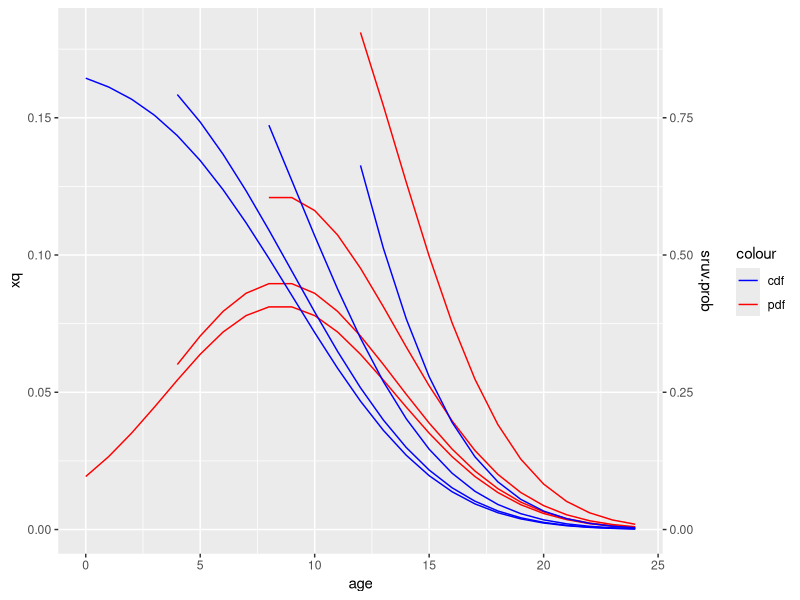

The R script that drew this image:
## ---- chunk 1
knitr::opts_chunk$set(echo = F, incluse = F, warning=FALSE, message=FALSE)

LoadPackages <- function(pkg){
  new.pkg <- pkg[!(pkg %in% installed.packages()[, "Package"])]
  if (length(new.pkg)) 
    install.packages(new.pkg, dependencies = TRUE)
  sapply(pkg, require, character.only = TRUE)
}

LoadPackages(c("dplyr", "ggplot2"))

## ---- chunk 2
m <- 10
h <- 0:50
sd <- 5

#life.table.tmp <-
i <- rbind(
  data.frame(Start = 0, age = 0 + h) %>%
    mutate(Rt = 1- pnorm(q = age, mean = m, sd = sd )) %>%
    mutate(Ft = 1- Rt) %>%
    mutate(ft = lead(Ft) - Ft) %>%
    mutate(zt = ft / Rt) %>%
    mutate(px = 1- zt) %>% # survival probebility
    filter(!is.na(zt)) %>%
    mutate(kpx = cumprod(px )) %>% # possibility of the asset surviving this year 
    arrange(- age) %>% mutate(E = cumsum(kpx)) %>% arrange(age) %>%# life time expectency
    mutate(xq = kpx - lead(kpx)),
  
  data.frame(Start = 4, age = 4 + h) %>%
    mutate(Rt = 1- pnorm(q = age, mean = m, sd = sd )) %>%
    mutate(Ft = 1- Rt) %>%
    mutate(ft = lead(Ft) - Ft) %>%
    mutate(zt = ft / Rt) %>%
    mutate(px = 1- zt) %>% # survival probebility
    filter(!is.na(zt)) %>%
    mutate(kpx = cumprod(px )) %>% # possibility of the asset surviving this year 
    arrange(- age) %>% mutate(E = cumsum(kpx)) %>% arrange(age) %>%# life time expectency
    mutate(xq = kpx - lead(kpx)),
  
  data.frame(Start = 8, age = 8 + h) %>%
    mutate(Rt = 1- pnorm(q = age, mean = m, sd = sd )) %>%
    mutate(Ft = 1- Rt) %>%
    mutate(ft = lead(Ft) - Ft) %>%
    mutate(zt = ft / Rt) %>%
    mutate(px = 1- zt) %>% # survival probebility
    filter(!is.na(zt)) %>%
    mutate(kpx = cumprod(px )) %>% # possibility of the asset surviving this year 
    arrange(- age) %>% mutate(E = cumsum(kpx)) %>% arrange(age) %>%# life time expectency
    mutate(xq = kpx - lead(kpx)),
  
  data.frame(Start = 12, age = 12 + h) %>%
    mutate(Rt = 1- pnorm(q = age, mean = m, sd = sd )) %>%
    mutate(Ft = 1- Rt) %>%
    mutate(ft = lead(Ft) - Ft) %>%
    mutate(zt = ft / Rt) %>%
    mutate(px = 1- zt) %>% # survival probebility
    filter(!is.na(zt)) %>%
    mutate(kpx = cumprod(px )) %>% # possibility of the asset surviving this year 
    arrange(- age) %>% mutate(E = cumsum(kpx)) %>% arrange(age) %>%# life time expectency
    mutate(xq = kpx - lead(kpx))) %>%
  
  filter(age < 25)

i %>% ggplot(aes(x = age,fill = as.character(Start))) +
  geom_line(aes(y = xq, col = "pdf")) +
  geom_line(aes(y = kpx/6, col = "cdf")) +
  scale_colour_manual(values = c("blue", "red")) +
  scale_y_continuous(sec.axis = sec_axis(~.*5, name = "sruv.prob"))


## ---- chunk 3
NP <-  function(rt, t, i = interest.rate){ 
    return( rt / ((1 + i)^t)  )}

